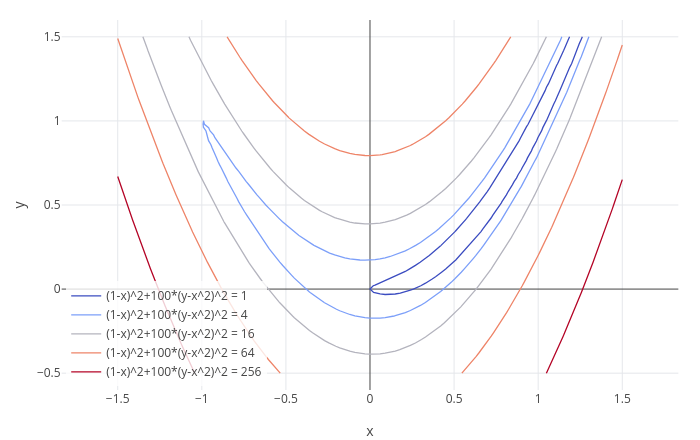

Here is the notebook cell this chart was saved with:
### Markdown cell above
How to read the call: `minimize(f, [x y], [x0 y0])` starts at $(x_0, y_0)$ and uses BFGS, a refinement of "walk
against the gradient" that learns the curvature of $f$ as it goes, so it can follow the bending valley. Its note
gives the number of steps, here a few dozen: the search has to creep along the curved valley floor. The start
$(-1.2, 1)$ is the traditional one for this test. See the valley:

### Code cell
contour((1 - x)^2 + 100*(y - x^2)^2, x, -1.5, 1.5, y, -0.5, 1.5, [1 4 16 64 256])

### Figure 1 — Plotly figure (JSON) as saved in the notebook; plotly's stock layout.template omitted (floating-point values rounded to 4 significant figures; data arrays with more than 128 entries replaced by an {"elided": "..."} marker saying what was removed)
{"data": [{"line": {"color": "#3b4cc0", "width": 1.3}, "mode": "lines", "name": "(1-x)^2+100*(y-x^2)^2 = 1", "type": "scatter", "x": {"elided": "236 float values"}, "y": {"elided": "236 float values"}}, {"line": {"color": "#7c9ff9", "width": 1.3}, "mode": "lines", "name": "(1-x)^2+100*(y-x^2)^2 = 4", "type": "scatter", "x": {"elided": "404 float values"}, "y": {"elided": "404 float values"}}, {"line": {"color": "#b4b4be", "width": 1.3}, "mode": "lines", "name": "(1-x)^2+100*(y-x^2)^2 = 16", "type": "scatter", "x": {"elided": "465 float values"}, "y": {"elided": "465 float values"}}, {"line": {"color": "#ee8468", "width": 1.3}, "mode": "lines", "name": "(1-x)^2+100*(y-x^2)^2 = 64", "type": "scatter", "x": {"elided": "394 float values"}, "y": {"elided": "394 float values"}}, {"line": {"color": "#b40426", "width": 1.3}, "mode": "lines", "name": "(1-x)^2+100*(y-x^2)^2 = 256", "type": "scatter", "x": {"elided": "151 float values"}, "y": {"elided": "151 float values"}}], "layout": {"height": 440, "legend": {"bgcolor": "rgba(255,255,255,0.8)", "x": 0.01, "xanchor": "left", "y": 0.01, "yanchor": "bottom"}, "margin": {"b": 50, "l": 60, "r": 20, "t": 20}, "showlegend": true, "title": {"text": ""}, "width": 700, "xaxis": {"constrain": "domain", "range": [-1.833, 1.833], "title": {"text": "x"}, "zeroline": true}, "yaxis": {"constrain": "domain", "range": [-0.6, 1.6], "scaleanchor": "x", "scaleratio": 1, "title": {"text": "y"}, "zeroline": true}}}
